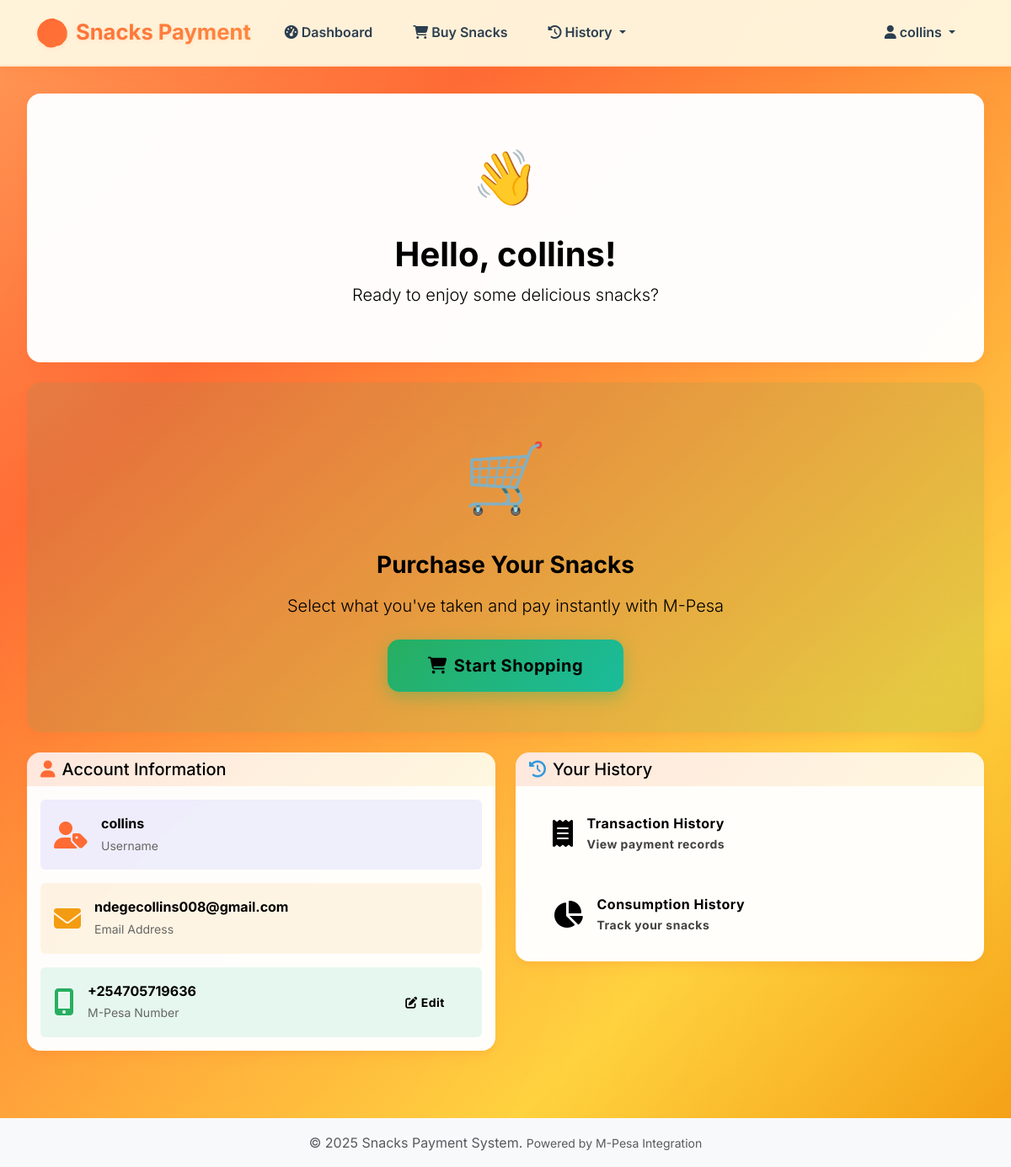
Page /accounts/dashboard/ (signed in) on the committed database.
### apps/accounts/models.py (models this page shows, shortened)
class User(AbstractUser):
    ROLE_CHOICES = [
        ('SELLER', 'Seller'),
        ('BUYER', 'Buyer'),
    ]
    phone_number = models.CharField(max_length=15, unique=True)
    role = models.CharField(max_length=10, choices=ROLE_CHOICES, default='BUYER')
    created_by = models.ForeignKey(
        'self',
        on_delete=models.CASCADE,
        null=True,
        blank=True,
        related_name='created_buyers'
    )
    objects = UserManager()
    def is_seller(self):
        return self.role == 'SELLER'
    def is_buyer(self):
        return self.role == 'BUYER'

### apps/accounts/views.py (the view)
# urls.py: path('dashboard/', views.dashboard, name='dashboard'),
@login_required
def dashboard(request):
    if request.user.is_seller():
        return render(request, 'accounts/seller_dashboard.html')
    else:
        return render(request, 'accounts/buyer_dashboard.html')

### templates/accounts/buyer_dashboard.html (shortened to what this page needs)
{% extends 'base.html' %}
{% block content %}
<div class="row mb-4">
    <div class="col-12">
        <div class="card glass border-0">
            <div class="card-body text-center py-5">
                <div class="mb-3">
                    <span class="food-emoji" style="font-size: 4rem;">👋</span>
                </div>
                <h1 class="display-6 fw-bold text-white mb-2">Hello, {{ user.username }}!</h1>
                <p class="lead text-white-50">Ready to enjoy some delicious snacks?</p>
            </div>
        </div>
    </div>
</div>
<div class="row mb-4">
    <div class="col-12">
        <div class="card border-0" style="background: linear-gradient(135deg, rgba(16, 185, 129, 0.1), rgba(5, 150, 105, 0.1)); backdrop-filter: blur(20px);">
            <div class="card-body text-center py-5">
                <div class="mb-4">
                    <span class="food-emoji" style="font-size: 5rem;">🛒</span>
                </div>
                <h3 class="fw-bold mb-3">Purchase Your Snacks</h3>
                <p class="lead mb-4">Select what you've taken and pay instantly with M-Pesa</p>
                <a href="{% url 'products:select_snacks' %}" class="btn btn-success btn-lg px-5 py-3">
                    <i class="fas fa-shopping-cart me-2"></i>Start Shopping
                </a>
            </div>
        </div>
    </div>
</div>
<div class="row g-4">
    <div class="col-lg-6">
        <div class="card border-0">
            <div class="card-header bg-transparent border-0">
                <h5 class="mb-0"><i class="fas fa-user me-2 text-primary"></i>Account Information</h5>
            </div>
            <div class="card-body">
                <div class="row g-3">
                    <div class="col-12">
                        <div class="d-flex align-items-center p-3 rounded" style="background: rgba(99, 102, 241, 0.1);">
                            <i class="fas fa-user-tag fa-2x text-primary me-3"></i>
                            <div>
                                <div class="fw-bold">{{ user.username }}</div>
                                <small class="text-muted">Username</small>
                            </div>
                        </div>
                    </div>
                    <div class="col-12">
                        <div class="d-flex align-items-center p-3 rounded" style="background: rgba(245, 158, 11, 0.1);">
                            <i class="fas fa-envelope fa-2x text-warning me-3"></i>
                            <div>
                                <div class="fw-bold">{{ user.email }}</div>
                                <small class="text-muted">Email Address</small>
                            </div>
                        </div>
                    </div>
                    <div class="col-12">
                        <div class="d-flex align-items-center justify-content-between p-3 rounded" style="background: rgba(16, 185, 129, 0.1);">
                            <div class="d-flex align-items-center">
                                <i class="fas fa-mobile-alt fa-2x text-success me-3"></i>
                                <div>
                                    <div class="fw-bold">{{ user.phone_number }}</div>
                                    <small class="text-muted">M-Pesa Number</small>
                                </div>
                            </div>
                            <a href="{% url 'accounts:update_phone' %}" class="btn btn-outline-success btn-sm">
                                <i class="fas fa-edit me-1"></i>Edit
                            </a>
                        </div>
                    </div>
                </div>
            </div>
        </div>
    </div>
    <div class="col-lg-6">
        <div class="card border-0">
            <div class="card-header bg-transparent border-0">
                <h5 class="mb-0"><i class="fas fa-history me-2 text-info"></i>Your History</h5>
            </div>
            <div class="card-body">
                <div class="row g-3">
                    <div class="col-12">
                        <a href="{% url 'payments:transaction_history' %}" class="btn btn-outline-primary w-100 py-3 text-start">
                            <div class="d-flex align-items-center">
                                <i class="fas fa-receipt fa-2x me-3"></i>
                                <div>
                                    <div class="fw-bold">Transaction History</div>
                                    <small class="opacity-75">View payment records</small>
                                </div>
                            </div>
                        </a>
                    </div>
                    <div class="col-12">
                        <a href="{% url 'payments:consumption_history' %}" class="btn btn-outline-success w-100 py-3 text-start">
                            <div class="d-flex align-items-center">
                                <i class="fas fa-chart-pie fa-2x me-3"></i>
                                <div>
                                    <div class="fw-bold">Consumption History</div>
                                    <small class="opacity-75">Track your snacks</small>
                                </div>
                            </div>
                        </a>
                    </div>
                </div>
            </div>
        </div>
    </div>
</div>
{% endblock %}

### templates/navbar.html (shortened to what this page needs)
{% load static %}
<nav class="navbar navbar-expand-lg sticky-top">
    <div class="container">
        <a class="navbar-brand d-flex align-items-center" href="{% url 'accounts:dashboard' %}">
            <span class="fs-2 me-2 food-emoji">🍪</span>
            <span class="fw-bold">Snacks Payment</span>
        </a>
        {% if user.is_authenticated %}
            <div class="collapse navbar-collapse" id="navbarNav">
                <ul class="navbar-nav me-auto">
                    <li class="nav-item">
                        <a class="nav-link" href="{% url 'accounts:dashboard' %}">
                            <i class="fas fa-tachometer-alt me-1"></i>Dashboard
                        </a>
                    </li>
                    {% if user.is_buyer %}
                        <li class="nav-item">
                            <a class="nav-link" href="{% url 'products:select_snacks' %}">
                                <i class="fas fa-shopping-cart me-1"></i>Buy Snacks
                            </a>
                        </li>
                        <li class="nav-item dropdown">
                            <a class="nav-link dropdown-toggle" href="#" id="historyDropdown" role="button" data-bs-toggle="dropdown">
                                <i class="fas fa-history me-1"></i>History
                            </a>
                        </li>
                    {% endif %}
                </ul>
                <ul class="navbar-nav">
                    <li class="nav-item dropdown">
                        <a class="nav-link dropdown-toggle" href="#" id="userDropdown" role="button" data-bs-toggle="dropdown">
                            <i class="fas fa-user me-1"></i>{{ user.username }}
                        </a>
                    </li>
                </ul>
            </div>
        {% endif %}
    </div>
</nav>

### rows in the picture
User: username "collins", email "ndegecollins008@gmail.com", phone_number "+254705719636"
